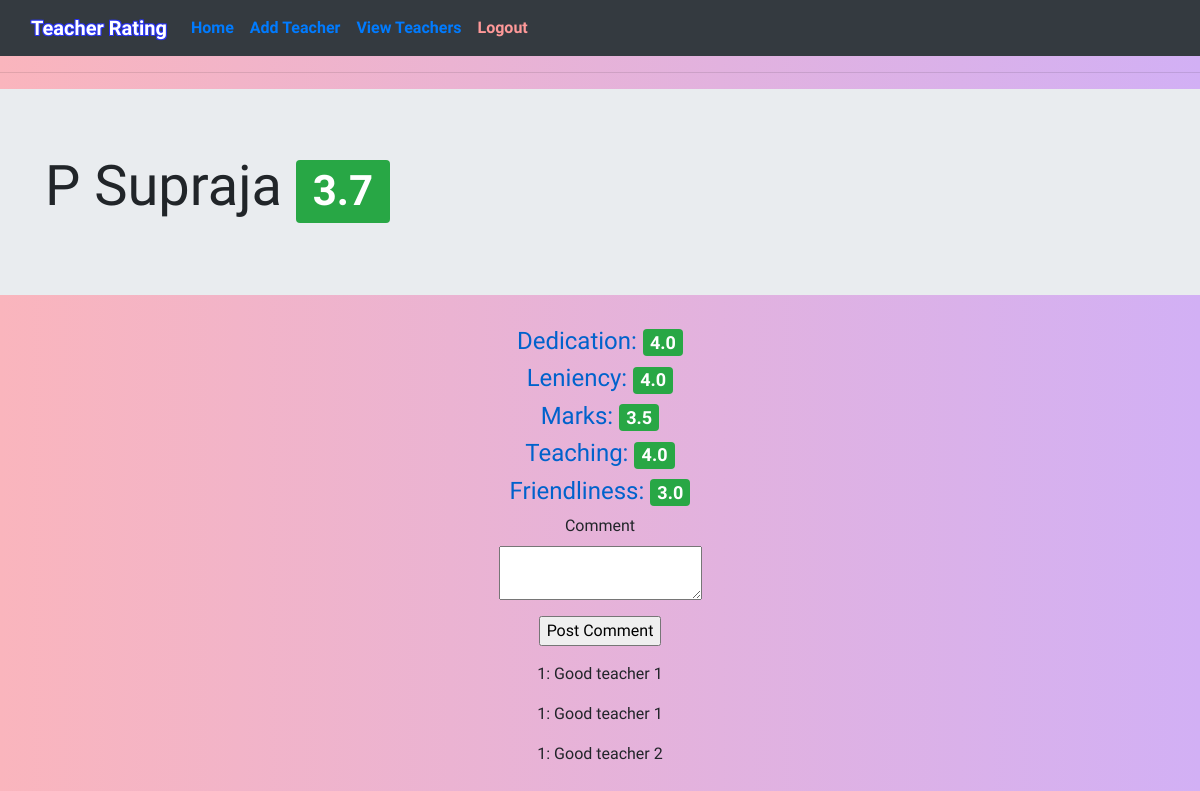
Page /teacher/1 (signed in) on the committed database.
### app/models.py (models this page shows, shortened)
class Teacher(db.Model):
    id = db.Column(db.Integer, primary_key=True)
    first_name = db.Column(db.String(64), index=True)
    last_name = db.Column(db.String(64), index=True)
    dept = db.Column(db.String(64), index=True)
    overall_score = db.Column(db.Float, default=0.0)
    dedication_score = db.Column(db.Float, default=0.0)
    leniency_score = db.Column(db.Float, default=0.0)
    marks_score = db.Column(db.Float, default=0.0)
    teaching_score = db.Column(db.Float, default=0.0)
    friendliness_score = db.Column(db.Float, default=0.0)
    created_at = db.Column(db.DateTime, index=True, default=datetime.utcnow)
    created_by = db.Column(db.Integer, db.ForeignKey('user.id'))

class Comment(db.Model):
    id = db.Column(db.Integer, primary_key=True)
    teacher_id = db.Column(db.Integer, db.ForeignKey('teacher.id'))
    user_id = db.Column(db.Integer, db.ForeignKey('teacher.id'))
    value = db.Column(db.String(140))
    created_at = db.Column(db.DateTime, index=True, default=datetime.utcnow)
    def __repr__(self):
        return '<Comment {}>'.format(str(self.user_id) + ": " + self.value)

### app/routes.py (the view, shortened to what this page needs)
@app.route('/teacher/<teacherId>', methods=['GET', 'POST'])
@login_required
def teacher(teacherId):
    teacher = Teacher.query.filter_by(id=teacherId).first()
    if teacher is not None:
        comments = Comment.query.filter_by(teacher_id=teacherId).all()
        print(len(comments))
        print('fetched comments')
        print(comments)
        form = CommentForm()
        return render_template('teacher.html', teacher=teacher, form=form, comments=comments)
    flash('Invalid Teacher ID')
    return render_template(url_for('view_teachers'))

### app/forms.py
class CommentForm(FlaskForm):
    comment = TextAreaField('Comment', validators=[Length(min=0, max=140)])
    submit = SubmitField('Post Comment')

### app/models.py (called while the page is built)
@login.user_loader
def load_user(id):
    return User.query.get(int(id))

### app/templates/teacher.html (shortened to what this page needs)
{% extends "base.html" %}
{% block content %}
<div class="jumbotron jumbotron-fluid">
	<div class="container">
		<h1 class="display-4">{{ teacher.first_name }} {{ teacher.last_name }}  <span class="badge badge-success">{{ teacher.overall_score }}</span></h1>
	</div>
</div>
	<div class="container text-center col-md-6">
		<div>
			<h4>Dedication: <span class="badge badge-success">{{ teacher.dedication_score }}</span></h4>
		</div>
		<div>
			<h4>Leniency: <span class="badge badge-success">{{ teacher.leniency_score }}</span></h4>
		</div>
		<div>
			<h4>Marks: <span class="badge badge-success">{{ teacher.marks_score }}</span></h4>
		</div>
		<div>
			<h4>Teaching: <span class="badge badge-success">{{ teacher.teaching_score }}</span></h4>
		</div>
		<div>
			<h4>Friendliness: <span class="badge badge-success">{{ teacher.friendliness_score }}</span></h4>
		</div>
		<form action="" method="post">
			<p>
				{{ form.comment.label }}<br>
				{{ form.comment(size=32) }}
			</p>
			<p>{{ form.submit() }}</p>
		</form>
		<div>
			{% for comment in comments %}
				<p>{{comment.user_id}}: {{comment.value}}</p>
			{% endfor %}
		</div>
	</div>
{% endblock %}

### app/static/css/styles.css (style rules this page uses)
body { background: -webkit-linear-gradient(left, #FAB5BD, #D2B0F5); font-family: 'Work Sans', serif; }
h4 { text-align: center; color: #0062cc; }
html { position: relative; min-height: 100%; }
body { margin-bottom: 60px; }

### rows in the picture
Teacher: first_name "P", last_name "Supraja", overall_score "3.7", dedication_score "4.0", leniency_score "4.0", marks_score "3.5", teaching_score "4.0", friendliness_score "3.0"
Comment: user_id "1", value "Good teacher 1"
Comment: user_id "1", value "Good teacher 1"
Comment: user_id "1", value "Good teacher 2"
